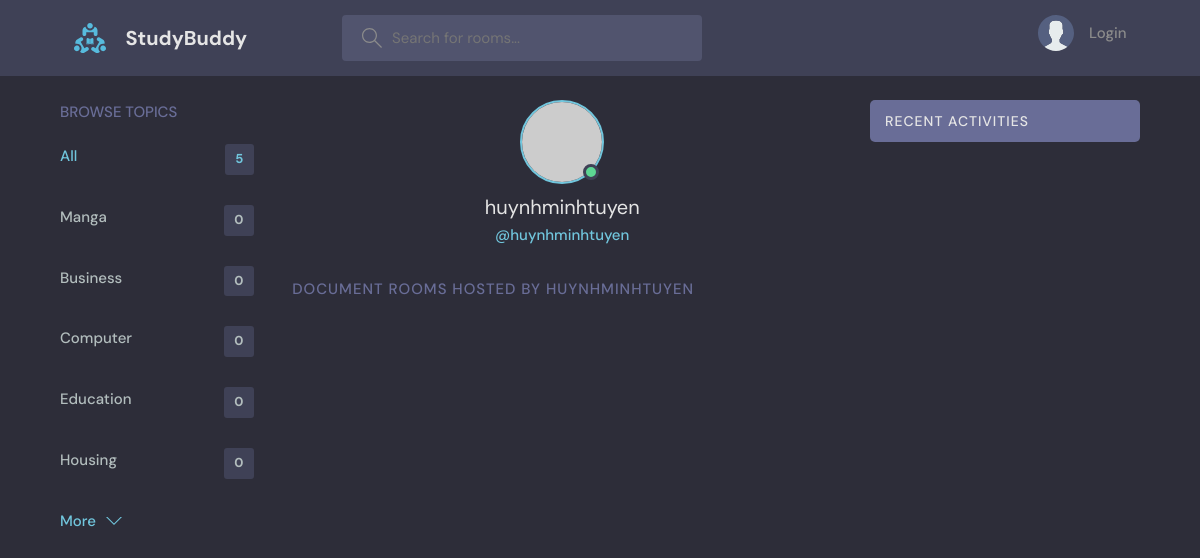
The page /profile/4/ on the database its author committed.
### base/models.py (models this page shows, shortened)
class Topic(models.Model):
    name = models.CharField(max_length=200)

### base/views.py (the view)
# urls.py: path('profile/<str:pk>/', views.userProfile, name='profile'),
def userProfile(request, pk):
    topics = Topic.objects.all()
    user = User.objects.get(id=pk)
    documents = user.document_set.all()
    comments = user.comment_set.all()
    context = {'user': user, 'documents': documents,
               'topics': topics, 'comments': comments}
    return render(request, 'base/profile.html', context)

### base/templates/base/profile.html (shortened to what this page needs)
{% extends 'main.html' %}
{% block content %}
<main class="profile-page layout layout--3">
  <div class="container">
    {% include 'base/topic_component.html' %}
    <div class="roomList">
      <div class="profile">
        <div class="profile__avatar">
          <div class="avatar avatar--large active">
            <img src="https://randomuser.me/api/portraits/men/11.jpg" alt="" />
          </div>
        </div>
        <div class="profile__info">
          <h3>{{user.username}}</h3>
          <p>@{{user.username}}</p>
        </div>
      </div>
      <div class="roomList__header">
        <div>
          <h2>Document Rooms Hosted by {{user.username}}</a>
          </h2>
        </div>
      </div>
    </div>
    {% include 'base/activity_component.html' %}
  </div>
</main>
{% endblock content %}

### base/templates/base/topic_component.html
<div class="topics">
    <div class="topics__header">
      <h2>Browse Topics</h2>
    </div>
    <ul class="topics__list">
      <li>
        <a href="{% url 'home' %}" class="active">All <span>{{topics.count}}</span></a>
      </li>
      {% for topic in topics %}
      <li>
        <a href="{% url 'home' %}?q={{topic.name}}">{{topic.name}} <span>{{topic.document_set.all.count}}</span></a>
      </li>
      {% endfor %}
    </ul>
    <a class="btn btn--link" href="topics.html">
      More
      <svg version="1.1" xmlns="http://www.w3.org/2000/svg" width="32" height="32" viewBox="0 0 32 32">
        <title>chevron-down</title>
        <path d="M16 21l-13-13h-3l16 16 16-16h-3l-13 13z"></path>
      </svg>
    </a>
  </div>

### static/style/style.css (style rules this page uses)
:root { --color-main: #71c6dd; --color-main-light: #e1f6fb; --color-dark: #3f4156; --color-dark-medium: #51546e; --color-dark-light: #696d97; --color-light: #e5e5e5; --color-gray: #8b8b8b; --color-light-gray: #b2bdbd; --color-bg: #2d2d39; --color-success: #5dd693; --color-error: #fc4b0b; }
* { font-family: "DM Sans", -apple-system, BlinkMacSystemFont, "Segoe UI", Roboto, Oxygen, Ubuntu, Cantarell, "Open Sans", "Helvetica Neue", sans-serif; margin: 0; padding: 0; box-sizing: border-box; text-rendering: optimizeLegibility; font-size: inherit; }
html { font-size: 56.25%; }
@media only screen and (min-width: 1200px) { html { font-size: 62.5%; } }
body { line-height: 1.6; font-weight: 400; font-size: 1.5rem; color: var(--color-light-gray); background-color: var(--color-bg); min-height: 100vh; }
img { width: 100%; }
a { display: inline-block; color: var(--color-main); text-decoration: none; }
.container { max-width: 120rem; width: 90%; margin: auto; }
.btn { background-color: transparent; border: none; display: inline-flex; align-items: center; gap: 1rem; cursor: pointer; transition: all ease-in-out 0.3s; padding: 1rem 2rem; border-radius: 5px; box-shadow: 1px 1px 3px 1px rgba(0, 0, 0, 0.15); font-weight: 500; }
.btn--link { border-radius: 0; padding: 0; color: var(--color-main); box-shadow: none; }
.btn > svg { fill: currentColor; width: 1.6rem; height: 1.6rem; }
.avatar { position: relative; display: inline-block; border-radius: 50%; border: 2px solid var(--color-main); }
.avatar img { display: block; border-radius: 50%; object-fit: cover; object-position: center; }
.avatar::after { content: ""; display: block; position: absolute; background-color: var(--color-gray); z-index: 111; border-radius: 50%; border: 0.3rem solid var(--color-dark); }
.avatar.active::after { background-color: var(--color-success); }
.avatar.avatar--large img { display: block; width: 8rem; height: 8rem; border-radius: 50%; }
.avatar.avatar--large:after { width: 1rem; height: 1rem; bottom: 2px; right: 3.5px; }
.layout { margin-top: 2.4rem; }
.layout > .container { display: flex; justify-content: space-between; align-items: flex-start; }
.layout--3 > .container > div:first-child { flex-basis: 18%; max-width: 22.5rem; }
.layout--3 > .container > div:nth-child(2) { flex-basis: 50%; }
.topics__header { margin-bottom: 2rem; }
.topics__header h2 { text-transform: uppercase; font-weight: 500; color: var(--color-dark-light); }
.topics__list { list-style: none; }
.topics__list li a { display: flex; justify-content: space-between; margin-bottom: 3rem; font-weight: 500; color: var(--color-light-gray); transition: all 0.3s ease-in-out; }
.topics__list li a.active, .topics__list li a:hover { color: var(--color-main); }
.topics__list li a span { padding: 0.5rem 1rem; background-color: var(--color-dark); border-radius: 3px; font-size: 1.3rem; font-weight: 700; letter-spacing: 1px; }
.roomList__header { display: flex; justify-content: space-between; align-items: center; margin-bottom: 2.4rem; }
.roomList__header h2 { text-transform: uppercase; font-weight: 500; color: var(--color-light); letter-spacing: 1px; }
.profile { margin-bottom: 3rem; }
.profile__avatar { text-align: center; }
.profile__info { text-align: center; }
.profile__info h3 { font-size: 2rem; color: var(--color-light); font-weight: 400; }
.profile__info p { color: var(--color-main); font-weight: 500; margin-bottom: 1rem; }
.profile-page .roomList__header { margin-bottom: 1.5rem; }
.profile-page .roomList__header h2 { color: var(--color-dark-light); }

### rows shown on the page
Topic: name "Manga", document_set.all.count "0"
Topic: name "Business", document_set.all.count "0"
Topic: name "Computer", document_set.all.count "0"
Topic: name "Education", document_set.all.count "0"
Topic: name "Housing", document_set.all.count "0"

### other values the page prints
{{ topics.count }} "5"
{{ user.username }} "huynhminhtuyen"
{{ user.username }} "HUYNHMINHTUYEN"
